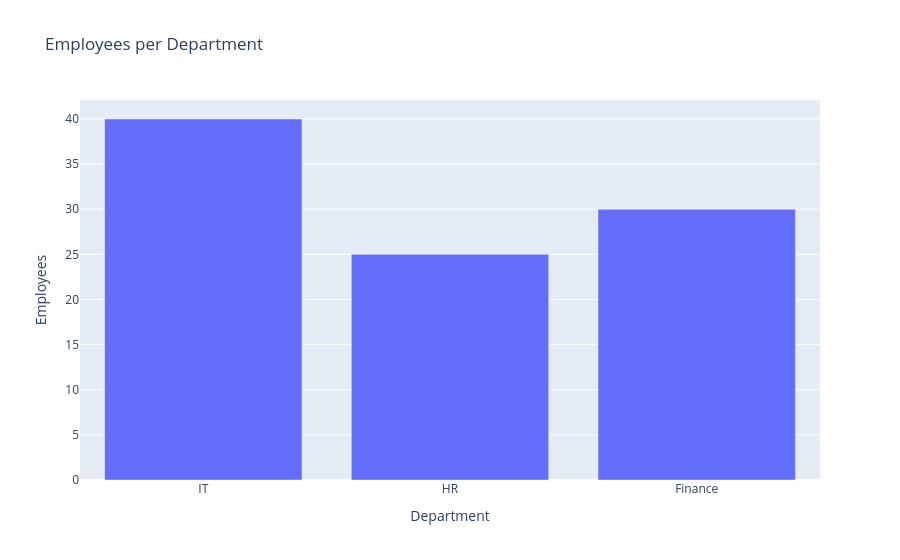

Write notebook code for a chart like this one.
### Code cell
data = {
    'Department': ['IT', 'HR', 'Finance'],
    'Employees': [40, 25, 30]
}

df = pd.DataFrame(data)
print(df)
fig = px.bar(df, x='Department', y='Employees',title='Employees per Department')

fig.show()

### Figure 1 — Plotly figure (JSON) as saved in the notebook; plotly's stock layout.template omitted (floating-point values rounded to 4 significant figures)
{"data": [{"hovertemplate": "Department=%{x}<br>Employees=%{y}<extra></extra>", "legendgroup": "", "marker": {"color": "#636efa", "pattern": {"shape": ""}}, "name": "", "orientation": "v", "showlegend": false, "textposition": "auto", "type": "bar", "x": ["IT", "HR", "Finance"], "xaxis": "x", "y": [40, 25, 30], "yaxis": "y"}], "layout": {"barmode": "relative", "legend": {"tracegroupgap": 0}, "title": {"text": "Employees per Department"}, "xaxis": {"anchor": "y", "domain": [0, 1], "title": {"text": "Department"}}, "yaxis": {"anchor": "x", "domain": [0, 1], "title": {"text": "Employees"}}}}
